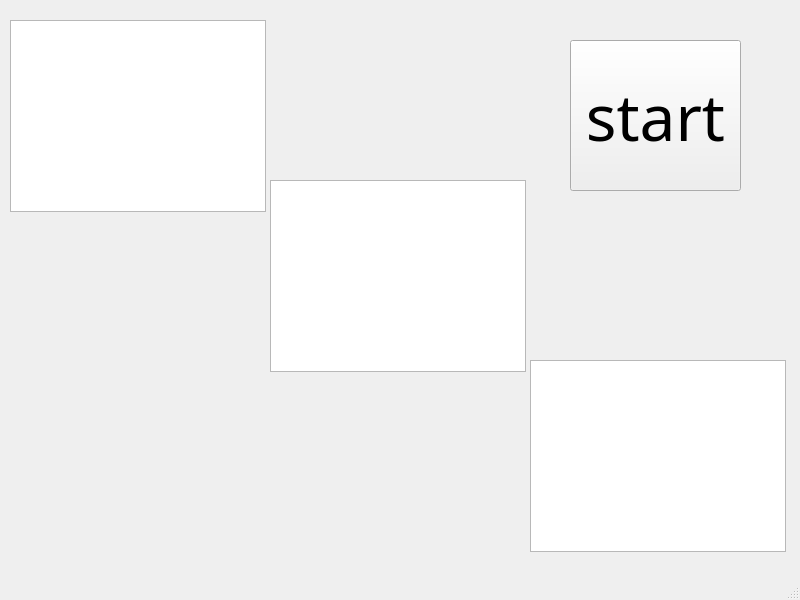
<?xml version="1.0" encoding="UTF-8"?>
<ui version="4.0">
 <class>MainWindow</class>
 <widget class="QMainWindow" name="MainWindow">
  <property name="geometry">
   <rect>
    <x>0</x>
    <y>0</y>
    <width>800</width>
    <height>600</height>
   </rect>
  </property>
  <property name="windowTitle">
   <string>MainWindow</string>
  </property>
  <widget class="QWidget" name="centralwidget">
   <widget class="PlotWidget" name="graphicsView">
    <property name="geometry">
     <rect>
      <x>10</x>
      <y>20</y>
      <width>256</width>
      <height>192</height>
     </rect>
    </property>
   </widget>
   <widget class="PlotWidget" name="graphicsView_2">
    <property name="geometry">
     <rect>
      <x>270</x>
      <y>180</y>
      <width>256</width>
      <height>192</height>
     </rect>
    </property>
   </widget>
   <widget class="PlotWidget" name="graphicsView_3">
    <property name="geometry">
     <rect>
      <x>530</x>
      <y>360</y>
      <width>256</width>
      <height>192</height>
     </rect>
    </property>
   </widget>
   <widget class="QPushButton" name="pushButton">
    <property name="geometry">
     <rect>
      <x>570</x>
      <y>40</y>
      <width>171</width>
      <height>151</height>
     </rect>
    </property>
    <property name="font">
     <font>
      <family>Bahnschrift SemiLight</family>
      <pointsize>48</pointsize>
     </font>
    </property>
    <property name="text">
     <string>start</string>
    </property>
   </widget>
  </widget>
  <widget class="QMenuBar" name="menubar">
   <property name="geometry">
    <rect>
     <x>0</x>
     <y>0</y>
     <width>800</width>
     <height>21</height>
    </rect>
   </property>
  </widget>
  <widget class="QStatusBar" name="statusbar"/>
 </widget>
 <customwidgets>
  <customwidget>
   <class>PlotWidget</class>
   <extends>QGraphicsView</extends>
   <header>pyqtgraph</header>
  </customwidget>
 </customwidgets>
 <resources/>
 <connections/>
</ui>
